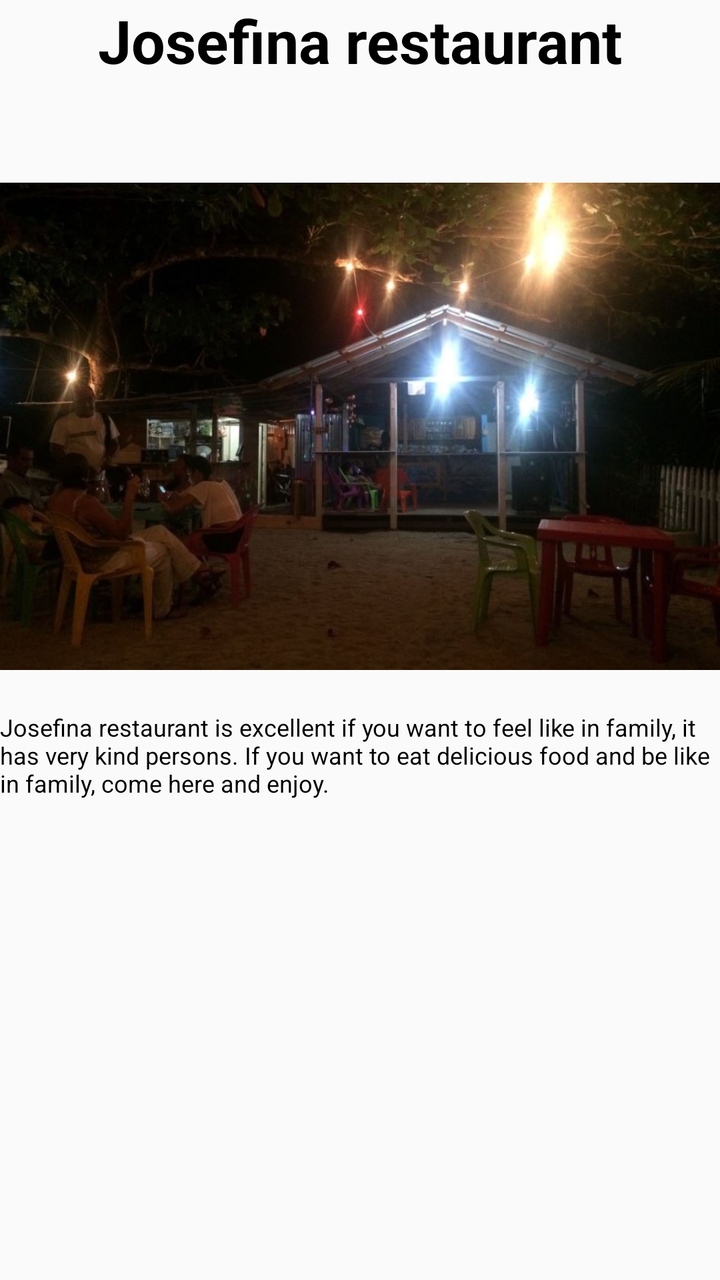
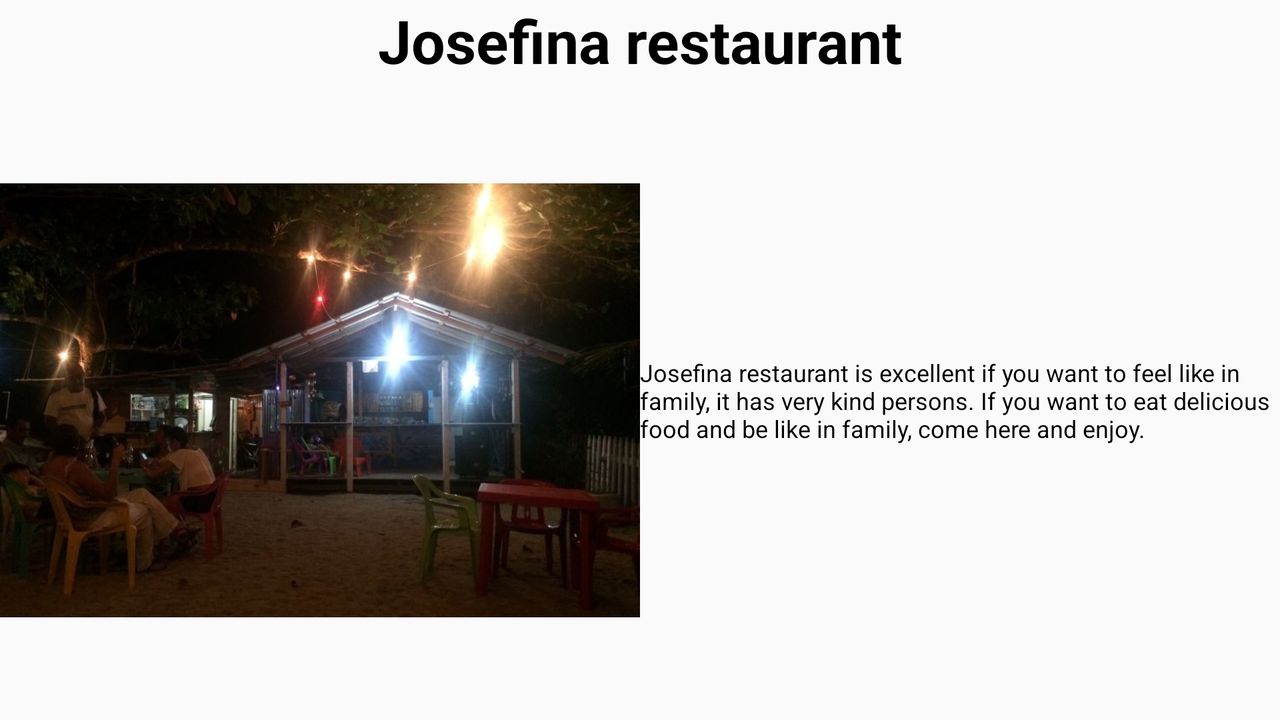

Compare how this app lays out the same screen by default and in its alternative resource folder. The renders come first, then the two layout files and the values they reference.
<!-- AndroidManifest.xml: application theme AppTheme -->
<!-- res/layout/fragment_restaurant3.xml -->
<FrameLayout xmlns:android="http://schemas.android.com/apk/res/android"
    xmlns:tools="http://schemas.android.com/tools"
    android:layout_width="match_parent"
    android:layout_height="match_parent"
    tools:context="com.example.david.practica2.Restaurant3">

    <LinearLayout
        android:layout_width="match_parent"
        android:layout_height="match_parent"
        android:orientation="vertical">
        <TextView
            style="@style/titlestyle"
            android:layout_width="wrap_content"
            android:layout_height="0dp"
            android:layout_weight="1"
            android:text="@string/tirest3" />
        <ImageView
            android:layout_width="wrap_content"
            android:layout_height="0dp"
            android:layout_weight="4"
            android:src="@drawable/josefinarestaurante"/>
        <TextView style="@style/textstyle"
            android:layout_width="wrap_content"
            android:layout_height="0dp"
            android:layout_weight="4"
            android:text="@string/trest3" />

    </LinearLayout>

</FrameLayout>
<!-- resources referenced by this layout -->
<resources>
  <!-- drawable josefinarestaurante: jpg bitmap (drawable, 74706 bytes) -->
  <string name="tirest3">Josefina restaurant</string>
  <string name="trest3">Josefina restaurant is excellent if you want to feel like in family, it has very kind persons. If you want to eat delicious food and be like in family, come here and enjoy.</string>
  <style name="textstyle">
          <item name="android:textColor">@color/black</item>
          <item name="android:textSize">12sp</item>
      </style>
  <style name="titlestyle">
          <item name="android:textColor">@color/black</item>
          <item name="android:textStyle">bold</item>
          <item name="android:textSize">30sp</item>
          <item name="android:layout_gravity">center</item>
      </style>
  <style name="AppTheme" parent="Theme.AppCompat.Light.DarkActionBar">
          
          <item name="colorPrimary">@color/mediumaquamarine</item>
          <item name="colorPrimaryDark">@color/green</item>
          <item name="colorAccent">@color/greenyellow</item>
      </style>
  <item name="black" type="color">#000000</item>
  <item name="mediumaquamarine" type="color">#66cdaa</item>
  <item name="green" type="color">#008000</item>
  <item name="greenyellow" type="color">#adff2f</item>
</resources>
<!-- res/layout-land/fragment_restaurant3.xml (the repository's variant of the layout above) -->
<!-- drawn on the phone turned sideways -->
<LinearLayout xmlns:android="http://schemas.android.com/apk/res/android"

    xmlns:tools="http://schemas.android.com/tools"
    android:layout_width="match_parent"
    android:layout_height="match_parent"
    android:orientation="vertical"
    tools:context="com.example.david.practica2.Restaurant3">

    <LinearLayout
        android:layout_width="match_parent"
        android:layout_height="wrap_content"
        android:orientation="vertical">
        <TextView
            style="@style/titlestyle"
            android:layout_width="wrap_content"
            android:layout_height="wrap_content"
            android:layout_weight="1"
            android:text="@string/tirest3" />

    </LinearLayout>

    <LinearLayout
        android:layout_width="match_parent"
        android:layout_height="wrap_content"
        android:orientation="horizontal">
        <ImageView
            android:layout_width="0dp"
            android:layout_height="wrap_content"
            android:layout_gravity="center"
            android:layout_weight="1"
            android:src="@drawable/josefinarestaurante"/>
        <TextView style="@style/textstyle"
            android:layout_width="0dp"
            android:layout_height="wrap_content"
            android:layout_gravity="center"
            android:layout_weight="1"
            android:text="@string/trest3" />
    </LinearLayout>

</LinearLayout>
